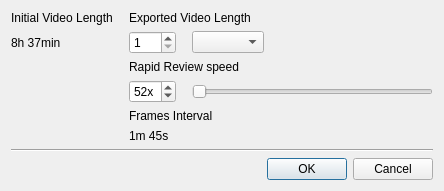
<?xml version="1.0" encoding="UTF-8"?>
<ui version="4.0">
 <class>ExportTimelapseDialog</class>
 <widget class="QDialog" name="ExportTimelapseDialog">
  <property name="geometry">
   <rect>
    <x>0</x>
    <y>0</y>
    <width>444</width>
    <height>178</height>
   </rect>
  </property>
  <property name="windowTitle">
   <string>Export Rapid Review</string>
  </property>
  <layout class="QGridLayout" name="gridLayout">
   <property name="horizontalSpacing">
    <number>16</number>
   </property>
   <item row="0" column="0">
    <widget class="QLabel" name="initialLengthTitleLabel">
     <property name="text">
      <string>Initial Video Length</string>
     </property>
    </widget>
   </item>
   <item row="0" column="1" colspan="3">
    <widget class="QLabel" name="resultLengthTitleLabel">
     <property name="text">
      <string>Exported Video Length</string>
     </property>
    </widget>
   </item>
   <item row="1" column="0">
    <widget class="QLabel" name="initialLengthLabel">
     <property name="text">
      <string notr="true">8h 37min</string>
     </property>
    </widget>
   </item>
   <item row="1" column="1">
    <widget class="QSpinBox" name="resultLengthSpinBox">
     <property name="minimum">
      <number>1</number>
     </property>
    </widget>
   </item>
   <item row="2" column="1" colspan="3">
    <widget class="QLabel" name="speedTitleLabel">
     <property name="text">
      <string>Rapid Review speed</string>
     </property>
    </widget>
   </item>
   <item row="4" column="1" colspan="2">
    <widget class="QLabel" name="framesTitleLabel">
     <property name="text">
      <string>Frames Interval</string>
     </property>
    </widget>
   </item>
   <item row="6" column="0" colspan="4">
    <widget class="Line" name="line">
     <property name="orientation">
      <enum>Qt::Horizontal</enum>
     </property>
    </widget>
   </item>
   <item row="7" column="0" colspan="4">
    <widget class="QDialogButtonBox" name="buttonBox">
     <property name="standardButtons">
      <set>QDialogButtonBox::Cancel|QDialogButtonBox::Ok</set>
     </property>
    </widget>
   </item>
   <item row="1" column="2">
    <widget class="QComboBox" name="resultLengthUnitsComboBox"/>
   </item>
   <item row="1" column="3">
    <spacer name="horizontalSpacer">
     <property name="orientation">
      <enum>Qt::Horizontal</enum>
     </property>
     <property name="sizeHint" stdset="0">
      <size>
       <width>40</width>
       <height>20</height>
      </size>
     </property>
    </spacer>
   </item>
   <item row="3" column="2" colspan="2">
    <widget class="QSlider" name="speedSlider">
     <property name="orientation">
      <enum>Qt::Horizontal</enum>
     </property>
    </widget>
   </item>
   <item row="3" column="1">
    <widget class="QSpinBox" name="speedSpinBox">
     <property name="suffix">
      <string notr="true">x</string>
     </property>
     <property name="value">
      <number>52</number>
     </property>
    </widget>
   </item>
   <item row="5" column="1" colspan="3">
    <widget class="QLabel" name="framesLabel">
     <property name="text">
      <string notr="true">1m 45s</string>
     </property>
    </widget>
   </item>
  </layout>
 </widget>
 <tabstops>
  <tabstop>resultLengthSpinBox</tabstop>
  <tabstop>resultLengthUnitsComboBox</tabstop>
  <tabstop>speedSpinBox</tabstop>
  <tabstop>speedSlider</tabstop>
 </tabstops>
 <resources/>
 <connections/>
</ui>
